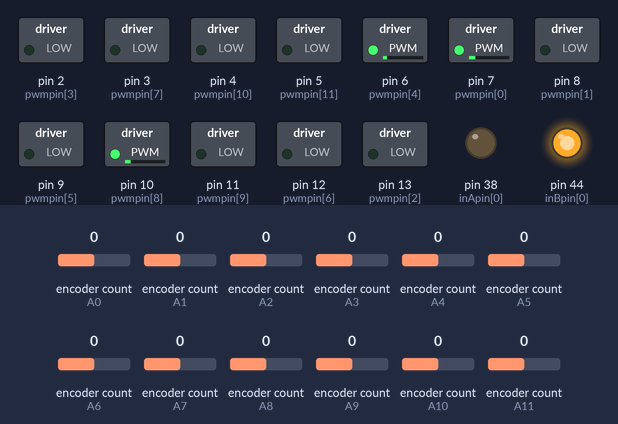
Simulated run of this sketch. Board: Arduino Mega 2560, built with avr-gcc and run on an emulated ATmega2560. Parts: switched loads named in the sketch (green lamp = pin HIGH), output pins drawn as LEDs (lit = HIGH). The test bench sets the inputs (shaded band); at power-on: encoder count (sensors on A8, A0, A1, A2, A3, A4, A5, A6, A7, A9, A10, A11) 0.

Above: at 1.2 s.
1.3 s: encoder count (sensor on A8) set to 4
At 2.3 s:
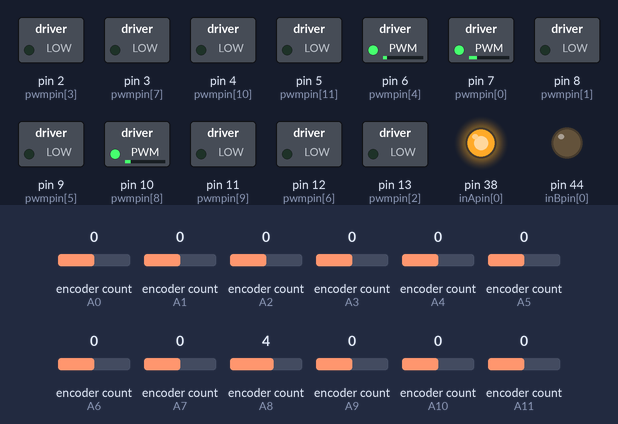
Timing chart, 0 to 4.3 s (numbered marks = the images above; inputs shaded):
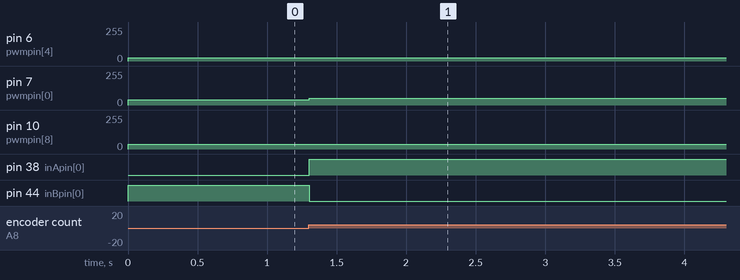

The sketch:

TitanDigital.ino
```cpp
/* Titan Encoderizado
 *
 *  Code by: Vinicius H. Schreiner
 *
 */


#include <Encoder.h>

#define BRAKEVCC 0
#define CW   1
#define CCW  2
#define BRAKE 3
#define N_MOTORS 12
#define MOVE_SPD 255
#define BOLA 1
#define QUADRADO 2
#define TRIANGULO 3
#define XIS 4
#define pi 3.14159

int teste = true;
int rodada = 0;

//
// PATA Bola - 1, 5, 9 | PATA Quadrado - 2, 6, 10 | PATA Triangulo - 3, 7, 11 | PATA Xis - 4, 8, 12
//     motores = |  1|  2|  3|  4|  5|  6|  7|  8|  9| 10| 11|  12|;
int inApin[12] = { 38, 25, 39, 24, 42, 29, 43, 28, 33, 31, 32, 30 }; // INA: Clockwise input
int inBpin[12] = { 44, 27, 45, 26, 40, 23, 41, 22, 35, 37, 34, 36 }; // INB: Counter-clockwise input
int pwmpin[12] = {  7,  8, 13,  2,  6,  9, 12,  3, 10, 11,  4,  5 }; // PWM input

bool target = false;
int direcao = 0;
int primeira = 0;
float erro = 5.0;
float upper_limit[3] = { 25 , 6, 8 };
float lower_limit[3] = { -25 , -6, -8 };

// Pinos para os encoders Bola
Encoder x1(A8, A15);
Encoder y1(A9, A14);
Encoder z1(A10, A13);

// Pinos para os encoders Quadrado

Encoder x2(A11, A12);
Encoder y2(A0, 53);
Encoder z2(A1, 51);

// Pinos para os encoders Triangulo

Encoder x3(A2, 49);
Encoder y3(A3, 47);
Encoder z3(A4, 46);

// Pinos para os encoders Xis

Encoder x4(A5, 48);
Encoder y4(A6, 50);
Encoder z4(A7, 52);

// Posicao anterior Bola

int pos_ant_x1 = 0;
int pos_ant_y1 = 0;
int pos_ant_z1 = 0;

// Posicao anterior Quadrado

int pos_ant_x2 = 0;
int pos_ant_y2 = 0;
int pos_ant_z2 = 0;

// Posicao anterior Triangulo

int pos_ant_x3 = 0;
int pos_ant_y3 = 0;
int pos_ant_z3 = 0;

// Posicao anterior Xis

int pos_ant_x4 = 0;
int pos_ant_y4 = 0;
int pos_ant_z4 = 0;

void setup()
{
  Serial.begin(9600);
  setupmotors();
}

void loop()
{
  //print_pos_enc_bola();
  //print_pos_enc_quadrado();
  //print_pos_enc_triangulo();
  //print_pos_enc_xis();
  testinho_bola();
  //testinho_quadrado();
  //testinho_triangulo();
  //testinho_xis();
  //testinho2(rodada);

/*
   motorGo(3, CCW, 20);
   motorGo(7, CCW, 20);
   motorGo(11, CCW, 20);
   delay(300);
   motorGo(3, CW, 20);
   motorGo(7, CW, 20);
   motorGo(11, CW, 20);
   delay(300);
*/
}
void inicia()
{
    motorGo(0, CCW, 150);
    motorGo(1, CW, 150);
    motorGo(2, CW, 150);
    primeira += 1;
}
void testinho_bola()
{

    if (z1.read() == 0)
    {
      motorGo(8, CCW,35);
    } else if (z1.read() <= -8)
    {
      motorGo(8, CW, 35);
    }


    if (x1.read() == 0)
    {
      motorGo(0, CCW, 40);
    } else if (x1.read() >= 8)
    {
      motorGo(0, CW, 50);
    }


    if (y1.read() == 0)
    {
      motorGo(4, CCW, 25);
    } else if (y1.read() <= -15)
    {
      motorGo(4, CW, 35);
    }
}

void testinho_quadrado()
{

    if (z2.read() == 0)
    {
      motorGo(9, CCW,35);
    } else if (z2.read() <= -8)
    {
      motorGo(9, CW, 35);
    }


    if (x2.read() == 0)
    {
      motorGo(1, CCW, 40);
    } else if (x2.read() <= 8)
    {
      motorGo(1, CW, 50);
    }


    if (y2.read() == 0)
    {
      motorGo(5, CCW, 25);
    } else if (y2.read() <= -8)
    {
      motorGo(5, CW, 25);
    }
}

void testinho_triangulo()
{

    if (z3.read() == 0)
    {
      motorGo(10, CCW,35);
    } else if (z3.read() <= -8)
    {
      motorGo(10, CW, 35);
    }


    if (x3.read() == 0)
    {
      motorGo(2, CCW, 40);
    } else if (x3.read() >= 8)
    {
      motorGo(2, CW, 50);
    }


    if (y3.read() == 0)
    {
      motorGo(6, CCW, 25);
    } else if (y3.read() <= -8)
    {
      motorGo(6, CW, 35);
    }
}

void testinho_xis()
{

    if (z4.read() == 0)
    {
      motorGo(11, CCW,35);
    } else if (z4.read() <= -8)
    {
      motorGo(11, CW, 35);
    }


    if (x4.read() == 0)
    {
      motorGo(3, CCW, 40);
    } else if (x4.read() >= 8)
    {
      motorGo(3, CW, 50);
    }


    if (y4.read() == 0)
    {
      motorGo(7, CCW, 25);
    } else if (y4.read() <= -8)
    {
      motorGo(7, CW, 25);
    }
}


void exibicao()
{
  //Serial.print("primeira: ");
  //Serial.println(primeira);
  if (primeira == 0)
  {
    motorGo(0, CCW, 150);
    motorGo(1, CW, 150);
    motorGo(2, CW, 150);
    primeira += 1;
  }
  else
  {
    //Serial.println("else exibicao");

    /*
    if (read_Angle(1) > 60)
    {
      motorGo(2, CCW, 25);
    } else if (read_Angle(1) < 30)
    {
      motorGo(2, CW, 25);
    }


    if (read_Angle(2) > 75)
    {
      motorGo(0, CW, 25);
    } else if (read_Angle(2) < 45)
    {
      motorGo(0, CCW, 25);
    }

    */
    if (x1.read() < 6)
    {
      motorGo(1, CCW, 25);
    } else if (z1.read() >= 6)
    {
      motorGo(1, CW, 25);
    }

    //Serial.println("final da exibição");
  }
}

float read_Angle(uint8_t numeroencoder)
{
  // função de leitura do ângulo
  float position_read = 0;
  float angle_variation = 90;
  float position_variation = (upper_limit[numeroencoder] - lower_limit[numeroencoder]);
  if (numeroencoder == 0)       // Primeira junta da pata
  {
    position_read = -y1.read();
  }
  else if (numeroencoder == 1)  // Segunda junta da pata
  {
    position_read = z1.read();
  }
  else if (numeroencoder == 2)  // Terceira junta da pata
  {
    position_read = -x1.read();
  }
  float scale = ( ( position_read - lower_limit[numeroencoder] ) / ( position_variation ) );
  float angle = (scale * angle_variation );
  if (pos_ant_x1 != x1.read() || pos_ant_y1 != y1.read() || pos_ant_z1 != z1.read())
  {
    //Serial.print("angulo: ");
    //Serial.println(angle);
  }
  return angle;
}

void moveTo( uint8_t motor, float goal)
{
  Serial.println("entrou funcao move to");
  target = false;
  float vel = MOVE_SPD;
  while (!target)
  {
    vel = vel - vel * 0.5;
    if (read_Angle( motor) > goal && vel > 0 )
    {
      motorGo(motor, CW, vel);
      Serial.print("CW: ");
      Serial.println(read_Angle( motor));
    }
    else if (read_Angle( motor) < goal && vel > 0)
    {
      motorGo(motor, CCW, vel);
      Serial.print("CCW: ");
      Serial.println(read_Angle( motor));
    }
    else
    {
      vel = 0;
      target == true;
      motorGo(motor, BRAKE, 0);
      Serial.println(vel);
      break;
    }
  }
}

void print_pos_enc_bola()
{
  pos_ant_x1 = x1.read();
  pos_ant_y1 = y1.read();
  pos_ant_z1 = z1.read();


  Serial.print("X1: ");
  Serial.print(x1.read());
  Serial.print("  Y1: ");
  Serial.print(y1.read());
  Serial.print("  Z1: ");
  Serial.println(z1.read());

  if (pos_ant_x1 != x1.read() || pos_ant_y1 != y1.read() || pos_ant_z1 != z1.read())
  {
    Serial.print("X1: ");
    Serial.print(x1.read());
    Serial.print("  Y1: ");
    Serial.print(y1.read());
    Serial.print("  Z1: ");
    Serial.println(z1.read());
  }
}

void print_pos_enc_quadrado()
{
  pos_ant_x2 = x2.read();
  pos_ant_y2 = y2.read();
  pos_ant_z2 = z2.read();


  Serial.print("X2: ");
  Serial.print(x2.read());
  Serial.print("  Y2: ");
  Serial.print(y2.read());
  Serial.print("  Z2: ");
  Serial.println(z2.read());

  if (pos_ant_x2 != x2.read() || pos_ant_y2 != y2.read() || pos_ant_z2 != z2.read())
  {
    Serial.print("X2: ");
    Serial.print(x2.read());
    Serial.print("  Y2: ");
    Serial.print(y2.read());
    Serial.print("  Z2: ");
    Serial.println(z2.read());
  }
}

void print_pos_enc_triangulo()
{
  pos_ant_x3 = x3.read();
  pos_ant_y3 = y3.read();
  pos_ant_z3 = z3.read();


  Serial.print("X3: ");
  Serial.print(x3.read());
  Serial.print("  Y3: ");
  Serial.print(y3.read());
  Serial.print("  Z3: ");
  Serial.println(z3.read());

  if (pos_ant_x3 != x3.read() || pos_ant_y3 != y3.read() || pos_ant_z3 != z3.read())
  {
    Serial.print("X3: ");
    Serial.print(x3.read());
    Serial.print("  Y3: ");
    Serial.print(y3.read());
    Serial.print("  Z3: ");
    Serial.println(z3.read());
  }
}

void print_pos_enc_xis()
{
  pos_ant_x4 = x4.read();
  pos_ant_y4 = y4.read();
  pos_ant_z4 = z4.read();


  Serial.print("X4: ");
  Serial.print(x4.read());
  Serial.print("  Y4: ");
  Serial.print(y4.read());
  Serial.print("  Z4: ");
  Serial.println(z4.read());

  if (pos_ant_x4 != x4.read() || pos_ant_y4 != y4.read() || pos_ant_z4 != z4.read())
  {
    Serial.print("X4: ");
    Serial.print(x4.read());
    Serial.print("  Y4: ");
    Serial.print(y4.read());
    Serial.print("  Z4: ");
    Serial.println(z4.read());
  }
}

void motorGo(uint8_t motor, uint8_t direct, uint8_t pwm)
{
  // função para movimentação do motor
  // entra com número do motor, sentido de rotação e PWM de acionamento do motor
  if (motor <= N_MOTORS)
  {
    if (direct <= 4)
    {
      // Set inA[motor]
      if (direct <= 1 )
        digitalWrite(inApin[motor], HIGH);
      else
        digitalWrite(inApin[motor], LOW);
      // Set inB[motor]
      if ((direct == 0) || (direct == 2) )
        digitalWrite(inBpin[motor], HIGH);
      else
        digitalWrite(inBpin[motor], LOW);
      analogWrite(pwmpin[motor], pwm);
    }
  }
}

//  = = = = = = = = = = = = = = = INICIALIZAÇÃO DOS MOTORES = = = = = = = = = = = = = = =
void setupmotors()
{
  // SETUP DOS MOTORES
  for (int i = 0; i < N_MOTORS; i++)
  {
    // Seta os pinos dos motores como saida
    pinMode(inApin[i], OUTPUT);
    pinMode(inBpin[i], OUTPUT);
    pinMode(pwmpin[i], OUTPUT);
    // Começa com os motores parados
    motorOff(N_MOTORS);
  }
}

void motorOff(int motor)
{
  // DESLIGA TODOS OS MOTORES
  for (int i = 0; i < N_MOTORS; i++)
  {
    digitalWrite(inApin[i], LOW);
    digitalWrite(inBpin[i], LOW);
  }
  analogWrite(pwmpin[motor], BRAKEVCC);
}

//  = = = = = = = = = = = = = = = FUNÇÕES DE CINEMÁTICA INVERSA (MODELO 1) = = = = = = = = = = = = = = =
void CODIGO_M1(float tetinha2)
{
  motorGo(1, CCW, 0);
  motorGo(1, CW, 0);
  while (read_Angle(0) <= tetinha2)
  {
    Serial.print("While 1: ");
    Serial.println(read_Angle(0));  // varia de 50 a 75 do pot 1
    motorGo(1, CCW, 255);              // sobe o motor 2
  }
  while (read_Angle(0) > tetinha2)
  {
    Serial.print("While 2: ");
    Serial.println(read_Angle(0));  // varia de 50 a 75 do pot 1
    motorGo(1, CW, 255);             // sobe o motor 2
  }
  motorGo(1, CCW, 0);
  motorGo(1, CW, 0);
}

void CODIGO_M0(float tetinha3)
{
  motorGo(0, CCW, 0);
  motorGo(0, CW, 0);
  while (read_Angle(2) >= tetinha3)
  {
    Serial.print("While 1: ");
    Serial.println(read_Angle(2));  // varia de 50 a 75 do pot 1
    motorGo(0, CCW, 255);              // sobe o motor 2
  }
  while (read_Angle(2) < tetinha3)
  {
    Serial.print("While 2: ");
    Serial.println(read_Angle(2));  // varia de 50 a 75 do pot 1
    motorGo(0, CW, 255);             // sobe o motor 2
  }
  motorGo(0, CCW, 0);
  motorGo(0, CW, 0);
}

void CI2(float X, float Z)
{
  //cinematica inversa igual ao relatorio
  float alfa = 0, beta = 0, gama = 0, RX = 0, RZ = 0, R = 0, teta2 = 0, teta3 = 0, t2 = 0, t3 = 0;

  RX = X + 4.5;
  RZ = Z - 6.5;
  R = sqrt((RX * RX) + (RZ * RZ));
  Serial.print("R: ");
  Serial.println(R);
  beta = acos((640.25 - (R * R)) / (620));  // equação 4.2
  Serial.print("Beta: ");
  Serial.println(beta);
  alfa = acos(((R * R) - 159.75) / (31 * R)); // equação 4.4
  Serial.print("Alfa: ");
  Serial.println(alfa);
  gama = atan2(RZ, RX);
  Serial.print("Gama: ");
  Serial.println(gama);
  teta2 = (alfa + gama);  //equação 4.5
  Serial.print("Teta 2: ");
  Serial.println(teta2);
  teta3 = pi - teta2 - beta;  // equação 4.6
  Serial.print("Teta 3: ");
  Serial.println(teta3);
  Serial.print("Teta 2 graus: ");
  Serial.println((teta2 * (180 / pi)));
  Serial.print("Teta 3 graus: ");
  Serial.println((teta3 * (180 / pi)));
  Serial.print("Teta 2 grau -45: ");
  t2 = (teta2 * (180 / pi)) - 45;
  Serial.println(t2);
  Serial.print("Teta 3 grau +45: ");
  t3 = (teta3 * (180 / pi)) + 45;
  Serial.println(t3);
  CODIGO_M0(t2);
  CODIGO_M1(t3);
}
```

Measured:
- after the input at 1.3 s, pin 7 (pwmpin[0]): 40/255 → 50/255 at once; pin 38 (inApin[0]): LOW → HIGH at once; pin 44 (inBpin[0]): HIGH → LOW at once
